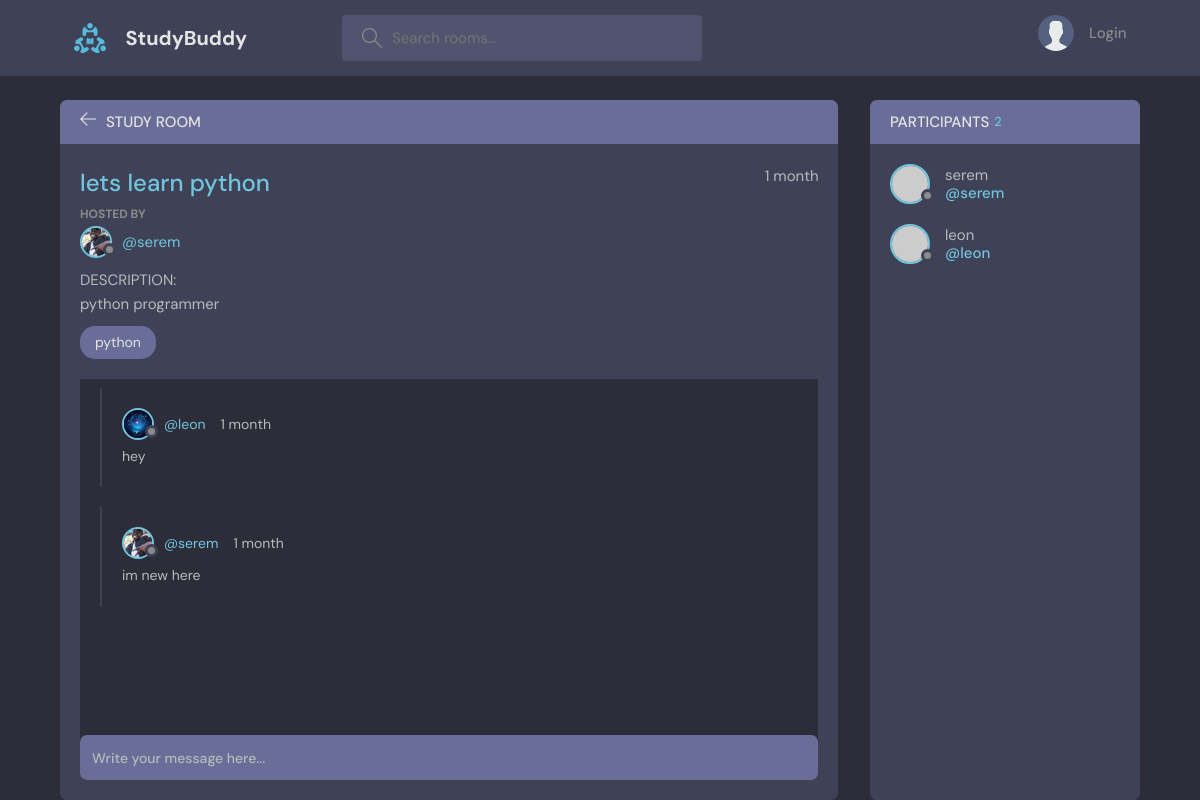
The page /room/1/ on the database its author committed.
### base/models.py (models this page shows, shortened)
class Room(models.Model):
    host = models.ForeignKey(User, on_delete=models.SET_NULL, null=True)
    topic = models.ForeignKey(Topic, on_delete=models.SET_NULL, null=True)
    name = models.CharField(max_length=200)
    description = models.TextField(null=True, blank=True)
    participants = models.ManyToManyField(User, related_name='participants', blank=True )
    updated = models.DateTimeField(auto_now=True)
    created = models.DateTimeField(auto_now_add=True)
    class Meta:
        ordering = ['-updated', '-created']

class  User(AbstractUser):
    name = models.CharField(max_length=200, null=True)
    email = models.EmailField(unique=True,null=True)
    bio = models.TextField(null=True)
    avatar = models.ImageField(null=True, default="avatar.svg")
    USERNAME_FIELD = 'email'
    REQUIRED_FIELDS = []

class Topic(models.Model):
    name = models.CharField(max_length=200)
    def __str__(self):
        return self.name

class Message(models.Model):
    user = models.ForeignKey(User, on_delete=models.CASCADE)
    room = models.ForeignKey(Room, on_delete=models.CASCADE)
    body = models.TextField()
    updated = models.DateTimeField(auto_now=True)
    created = models.DateTimeField(auto_now_add=True)
    class Meta:
        ordering = ['-updated', '-created']

### base/views.py (the view, shortened to what this page needs)
# urls.py: path('room/<str:pk>/', views.room, name='room'),
def room(request, pk):
    room = Room.objects.get(id=pk)
    room_messages = room.message_set.all().order_by('-created')
    participants = room.participants.all()
    context = {'room':room,'room_messages':room_messages,'participants': participants}
    return render(request, 'base/room.html',context)

### base/templates/base/room.html (shortened to what this page needs)
{%extends 'main.html'%}
{%block content%}
    <main class="profile-page layout layout--2">
      <div class="container">
        <div class="room">
          <div class="room__top">
            <div class="room__topLeft">
              <a href="{%url 'home' %}">
                <svg version="1.1" xmlns="http://www.w3.org/2000/svg" width="32" height="32" viewBox="0 0 32 32">
                  <title>arrow-left</title>
                  <path
                    d="M13.723 2.286l-13.723 13.714 13.719 13.714 1.616-1.611-10.96-10.96h27.625v-2.286h-27.625l10.965-10.965-1.616-1.607z"
                  ></path>
                </svg>
              </a>
              <h3>Study Room</h3>
            </div>
          </div>
          <div class="room__box scroll">
            <div class="room__header scroll">
              <div class="room__info">
                <h3>{{room.name}}</h3>
                <span>{{room.created|timesince}}</span>
              </div>
              <div class="room__hosted">
                <p>Hosted By</p>
                <a href="{%url 'user-profile' room.host.id%}" class="room__author">
                  <div class="avatar avatar--small">
                    <img src="{{room.host.avatar.url}}" />
                  </div>
                  <span>@{{room.host.username}}</span>
                </a>
              </div>
              <div class="room__details">
                <P>DESCRIPTION:</P>
               {{room.description}}
              </div>
              <span class="room__topics">{{room.topic}}</span>
            </div>
            <div class="room__conversation">
              <div class="threads scroll">
                {%for room_message in room_messages%}
                <div class="thread">
                  <div class="thread__top">
                    <div class="thread__author">
                      <a href="{%url 'user-profile' room_message.user.id %}" class="thread__authorInfo">
                        <div class="avatar avatar--small">
                          <img src="{{room_message.user.avatar.url}}" />
                        </div>
                        <span>@{{room_message.user.username}}</span>
                      </a>
                      <span class="thread__date">{{room_message.created|timesince}}</span>
                    </div>
                  </div>
                  <div class="thread__details">
                   {{room_message.body}}
                  </div>
                </div>
                {%endfor%}
              </div>
            </div>
          </div>
          <div class="room__message">
            <form action="" method="POST">
              <input name="body" placeholder="Write your message here..." />
            </form>
          </div>
        </div>
        <div class="participants">
          <h3 class="participants__top">Participants <span>{{participants.count}}</span></h3>
          <div class="participants__list scroll">
            {%for user in participants %}
            <a href="{%url 'user-profile' user.id%}" class="participant">
              <div class="avatar avatar--medium">
                <img src="https://randomuser.me/api/portraits/men/37.jpg" />
              </div>
              <p>
                {{user.username}}
                <span>@{{user.username}}</span>
              </p>
            </a>
            {% endfor %}
          </div>
        </div>
      </div>
    </main>
  </body>
</html>
{%endblock content%}

### rows shown on the page
Room: name "lets learn python", created "1 month", host.avatar (picture), host.username "serem", description "python programmer", topic "python"
Message: user.avatar (picture), user.username "leon", created "1 month", body "hey"
Message: user.avatar (picture), user.username "serem", created "1 month", body "im new here"
User: username "serem"
User: username "leon"

### other values the page prints
{{ participants.count }} "2"
